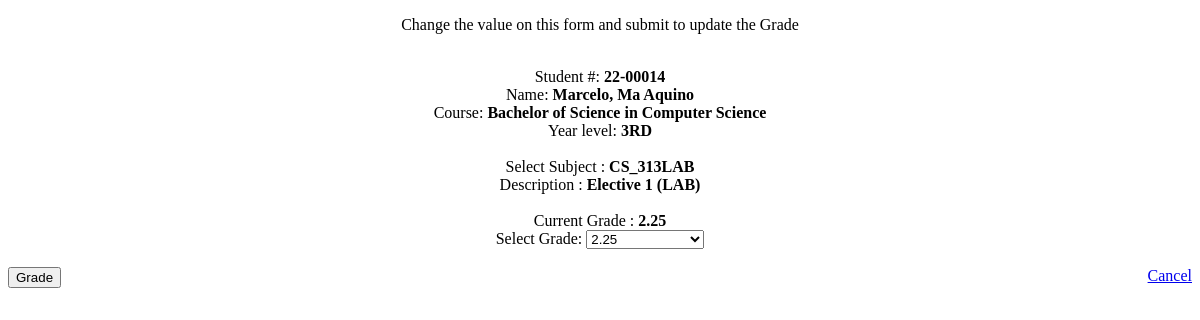
Page /GradeViewerDatabase/add-grade.php?studentnumber=22-00014&subject_code=CS_313LAB&grade=2.25 (signed in) on the committed database.
### tables this page shows
CREATE TABLE `tblstudents` (
  `studentnumber` varchar(20) NOT NULL,
  `firstname` varchar(50) NOT NULL,
  `secondname` varchar(50) NOT NULL,
  `middlename` varchar(50) NOT NULL,
  `lastname` varchar(50) NOT NULL,
  `course` varchar(100) NOT NULL,
  `yearlevel` varchar(20) NOT NULL,
  `createdby` varchar(50) NOT NULL,
  `datecreated` varchar(20) NOT NULL
);

CREATE TABLE `tblgrades` (
  `studentnumber` varchar(20) NOT NULL,
  `subject_code` varchar(20) NOT NULL,
  `instructor` varchar(50) NOT NULL,
  `ID_number` varchar(50) NOT NULL,
  `grade` varchar(20) NOT NULL,
  `gradedby` varchar(50) NOT NULL,
  `createdby` varchar(50) NOT NULL,
  `datecreated` varchar(20) NOT NULL
);

CREATE TABLE `tblsubjects` (
  `subject_code` varchar(50) NOT NULL,
  `subject_description` varchar(1000) NOT NULL,
  `unit` varchar(20) NOT NULL,
  `course_1` varchar(200) DEFAULT NULL,
  `course_2` varchar(200) DEFAULT NULL,
  `course_3` varchar(200) DEFAULT NULL,
  `course_4` varchar(200) DEFAULT NULL,
  `course_5` varchar(200) DEFAULT NULL,
  `course_6` varchar(200) DEFAULT NULL,
  `course_7` varchar(200) DEFAULT NULL,
  `course_8` varchar(200) DEFAULT NULL,
  `createdby` varchar(50) NOT NULL,
  `datecreated` varchar(20) NOT NULL
);

### GradeViewerDatabase/add-grade.php (the view, shortened to what this page needs)
<?php
require_once "config.php";
if (isset($_POST['btnupdate'])) {
    $sql = "UPDATE tblgrades SET grade = ?, gradedby = ? WHERE studentnumber = ? AND subject_code = ?";
    if ($stmt = mysqli_prepare($link, $sql)) {
        mysqli_stmt_bind_param($stmt, "ssss", $_POST['grade'], $_SESSION['username'], $_GET['studentnumber'], $_GET['subject_code']);
        if (mysqli_stmt_execute($stmt)) {
            $sql = "INSERT INTO tbllogs (datelog, timelog, module, ID, action, performedby) VALUES (?, ?, ?, ?, ?, ?)";
            if ($stmt = mysqli_prepare($link, $sql)) {
                $date = date("m/d/Y");
                $time = date("h:i:sa");
                $module = "Grades";
                $action = "Update";
                mysqli_stmt_bind_param($stmt, "ssssss", $date, $time, $module, $_GET['studentnumber'], $action, $_SESSION['username']);
                if (mysqli_stmt_execute($stmt)) {
                    $_SESSION['updated'] = "Student Grade UPDATED!";
                    header("location: subjects-grade.php");
                    exit();
                }
                else{
                $_SESSION['error'] = "<font color = 'red'>Error on insert log. </font>";
                header("location: subjects-grade.php");
            exit();
                }
            }
        }
        else{
            $_SESSION['error'] = "<font color = 'red'>Error on grading student. </font>";
            header("location: subjects-grade.php");
        exit();
        }
    }
}
else{
    if (isset($_GET['studentnumber']) && !empty(trim($_GET['studentnumber']))) {
        $sql = "SELECT tblstudents.*, tblgrades.subject_code, tblgrades.grade, tblsubjects.subject_description
                FROM tblstudents
                LEFT JOIN tblgrades
                ON tblgrades.studentnumber = tblstudents.studentnumber
                LEFT JOIN tblsubjects
                    ON tblsubjects.subject_code = tblgrades.subject_code
                WHERE tblstudents.studentnumber = ? AND tblgrades.grade = ?";
        if ($stmt = mysqli_prepare($link, $sql)) {
            mysqli_stmt_bind_param($stmt, "ss", $_GET['studentnumber'], $_GET['grade']);
            if (mysqli_stmt_execute($stmt)) {
                $result = mysqli_stmt_get_result($stmt);
                $account = mysqli_fetch_array($result, MYSQLI_ASSOC);
            }
            else{
                echo "<font color = 'red'> Error on loading th current account values</font>";
            }
        }
    }
}
?>
<!DOCTYPE html>
<html>
<head>
    <link rel="stylesheet" href="https://cdnjs.cloudflare.com/ajax/libs/font-awesome/6.5.1/css/all.min.css" />
</head>
<body>
    <form action="<?php echo htmlspecialchars(basename($_SERVER['REQUEST_URI'])); ?>" method = "POST">
        <center>
        <p>Change the value on this form and submit to update the Grade</p> <br>
Student #:<b> <?php echo $account['studentnumber'];?> </b><br>
Name: <b><?php echo $account['lastname'] . ", " . $account['firstname'] . " " . $account['middlename'];  ?></b><br>
Course:<b> <?php echo $account['course'];  ?></b><br>
Year level: <b><?php echo $account['yearlevel'];  ?></b><br><br>
Select Subject :<b> <?php echo $account['subject_code'];  ?></b><br>
Description :<b> <?php echo $account['subject_description'];  ?></b><br><br>
Current Grade :<b> <?php echo $account['grade'];  ?></b><br>
Select Grade: <select name="grade" id="grade" required>
      <option value="2.25"<?php echo ($account['grade'] == '2.25') ? 'selected' : ''; ?>>2.25</option>>
    </select><br>
</center>
        <br>
        <input type="submit" name="btnupdate" class = 'btn btn-success' value="Grade">
        <a href="subjects-grade.php" class="btn btn-default" style="float: right;">Cancel</a>
    </form>
</body>
</html>

### GradeViewerDatabase/add-grade.php (style rules this page uses)
form { font-family: times-new-roman; }

### rows in the picture
tblstudents: studentnumber "22-00014", lastname "Marcelo", firstname "Ma", middlename "Aquino", course "Bachelor of Science in Computer Science", yearlevel "3RD", tblgrades.subject_code "CS_313LAB", tblsubjects.subject_description "Elective 1 (LAB)", tblgrades.grade "2.25"
tblgrades: grade "2.25"
